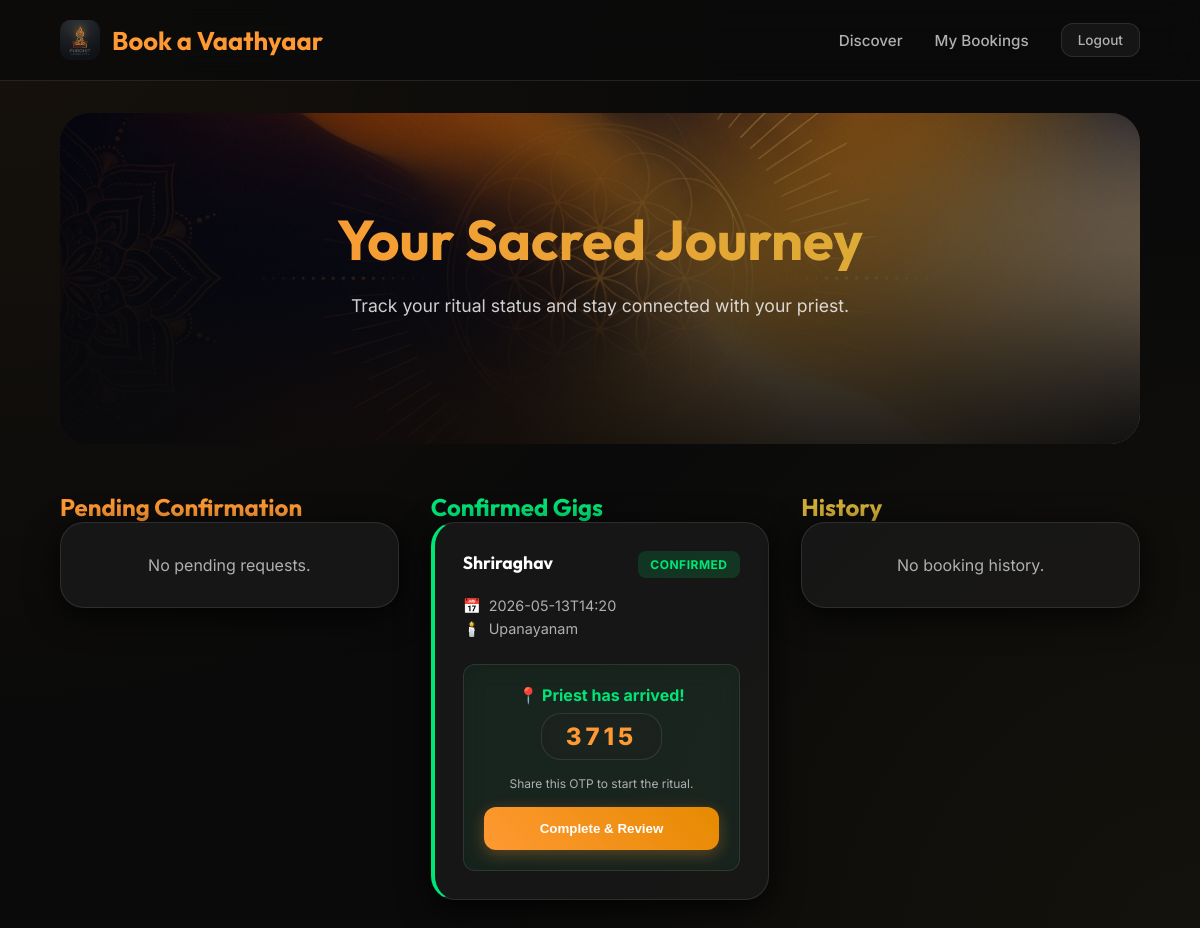
Page /my_bookings (signed in) on the committed database.
### models.py (models this page shows)
class Booking(db.Model):
    id = db.Column(db.Integer, primary_key=True)
    normal_user_id = db.Column(db.Integer, db.ForeignKey('user.id'), nullable=False)
    priest_id = db.Column(db.Integer, db.ForeignKey('user.id'), nullable=False)
    date = db.Column(db.String(20), nullable=False) # Store as string YYYY-MM-DD for simplicity
    location_address = db.Column(db.String(255), nullable=False)
    ritual = db.Column(db.String(100), nullable=False)
    amount = db.Column(db.Float, nullable=False)
    status = db.Column(db.String(20), default='awaiting') # 'awaiting', 'confirmed', 'rejected'
    otp = db.Column(db.String(10))
    tracking_status = db.Column(db.String(20), default='not_started') # 'not_started', 'started', 'reached', 'verified'
    priest_lat = db.Column(db.Float, nullable=True)
    priest_lng = db.Column(db.Float, nullable=True)
    is_finished = db.Column(db.Boolean, default=False)
    rating = db.Column(db.Integer, nullable=True) # 1-5 Optional
    review_comment = db.Column(db.Text, nullable=True)
    created_at = db.Column(db.DateTime, default=datetime.utcnow)
    normal_user = db.relationship('User', foreign_keys=[normal_user_id], backref='my_bookings')
    priest = db.relationship('User', foreign_keys=[priest_id], backref='my_gigs')

class User(UserMixin, db.Model):
    id = db.Column(db.Integer, primary_key=True)
    role = db.Column(db.String(20), nullable=False) # 'normal' or 'priest'
    name = db.Column(db.String(100), nullable=False)
    email = db.Column(db.String(100), unique=True, nullable=False)
    password_hash = db.Column(db.String(255), nullable=False)
    gotra = db.Column(db.String(50))
    sutra = db.Column(db.String(50))
    veda = db.Column(db.String(50))
    gender = db.Column(db.String(20))
    latitude = db.Column(db.Float)
    longitude = db.Column(db.Float)
    functions_rituals = db.Column(db.Text) # comma separated list string for simplicity

### app.py (the view)
@app.route('/my_bookings')
@login_required
def my_bookings():
    if current_user.role != 'normal': return redirect(url_for('index'))
    bookings = Booking.query.filter_by(normal_user_id=current_user.id).order_by(Booking.created_at.desc()).all()
    return render_template('normal_bookings.html', bookings=bookings)

### app.py (called while the page is built)
@login_manager.user_loader
def load_user(user_id):
    return User.query.get(int(user_id))

### templates/normal_bookings.html (shortened to what this page needs)
{% extends 'base.html' %}
{% block content %}
<div class="hero fade-in">
    <div class="hero-content">
        <h1>Your Sacred Journey</h1>
        <p style="color: rgba(255,255,255,0.8); font-size: 1.1rem; margin-bottom: 2rem;">Track your ritual status and stay connected with your priest.</p>
    </div>
</div>
<div class="dashboard-grid">
    <div class="fade-in" style="animation-delay: 0.1s;">
        <h2 class="column-header" style="color: var(--primary);">Pending Confirmation</h2>
        {% for b in bookings if b.status == 'awaiting' %}
        <div class="card glass" style="margin-bottom: 1.5rem; border-left: 4px solid var(--primary);">
            <div style="display: flex; justify-content: space-between; align-items: flex-start; margin-bottom: 1rem;">
                <h3 style="margin: 0; font-size: 1.1rem;">{{ b.priest.name }}</h3>
                <span class="badge badge-awaiting">Awaiting</span>
            </div>
            <div style="font-size: 0.9rem; color: var(--text-muted); line-height: 1.6;">
                <div style="display: flex; gap: 0.5rem;">📅 <span>{{ b.date }}</span></div>
                <div style="display: flex; gap: 0.5rem;">🕯️ <span>{{ b.ritual }}</span></div>
            </div>
        </div>
        {% else %}
        <div class="card glass" style="text-align: center; padding: 2rem;">
            <p style="color: var(--text-muted);">No pending requests.</p>
        </div>
        {% endfor %}
    </div>
    <div class="fade-in" style="animation-delay: 0.2s;">
        <h2 class="column-header" style="color: var(--success);">Confirmed Gigs</h2>
        {% for b in bookings if b.status == 'confirmed' %}
        <div class="card glass" style="margin-bottom: 1.5rem; border-left: 4px solid var(--success);">
            <div style="display: flex; justify-content: space-between; align-items: flex-start; margin-bottom: 1rem;">
                <h3 style="margin: 0; font-size: 1.1rem;">{{ b.priest.name }}</h3>
                <span class="badge badge-confirmed">Confirmed</span>
            </div>
            <div style="font-size: 0.9rem; color: var(--text-muted); line-height: 1.6; margin-bottom: 1.5rem;">
                <div style="display: flex; gap: 0.5rem;">📅 <span>{{ b.date }}</span></div>
                <div style="display: flex; gap: 0.5rem;">🕯️ <span>{{ b.ritual }}</span></div>
            </div>
            <div class="glass" style="padding: 1.25rem; background: rgba(0, 230, 118, 0.05); border-radius: 12px;">
                {% if not b.is_finished %}
                    {% if b.tracking_status == 'not_started' %}
                        <p style="margin: 0; font-size: 0.85rem; color: var(--text-muted); text-align: center;">
                            Waiting for the priest to start the journey.
                        </p>
                    {% elif b.tracking_status == 'reached' %}
                        <div style="text-align: center;">
                            <p style="color: var(--success); font-weight: 700; margin-bottom: 0.5rem;">📍 Priest has arrived!</p>
                            <div class="glass" style="display: inline-block; padding: 0.5rem 1.5rem; font-size: 1.5rem; font-weight: 800; color: var(--primary); letter-spacing: 4px; margin-bottom: 1rem;">
                                {{ b.otp }}
                            </div>
                            <p style="font-size: 0.75rem; color: var(--text-muted); margin-bottom: 1rem;">Share this OTP to start the ritual.</p>
                            <button class="btn btn-primary" style="width: 100%;" onclick="openReviewModal('{{ b.id }}')">
                                Complete & Review
                            </button>
                        </div>
                    {% endif %}
                {% endif %}
            </div>
        </div>
        {% else %}
        <div class="card glass" style="text-align: center; padding: 2rem;">
            <p style="color: var(--text-muted);">No confirmed bookings yet.</p>
        </div>
        {% endfor %}
    </div>
    <div class="fade-in" style="animation-delay: 0.3s;">
        <h2 class="column-header" style="color: var(--accent);">History</h2>
        {% for b in bookings if b.status == 'rejected' or b.is_finished %}
        <div class="card glass" style="margin-bottom: 1rem; opacity: 0.7;">
            <div style="display: flex; justify-content: space-between; align-items: center;">
                <strong style="font-size: 0.9rem;">{{ b.priest.name }}</strong>
                {% if b.status == 'rejected' %}
                    <span class="badge badge-rejected">Cancelled</span>
                {% else %}
                    <span class="badge badge-confirmed">Finished</span>
                {% endif %}
            </div>
            <p style="font-size: 0.8rem; color: var(--text-muted); margin-top: 0.5rem;">
                {{ b.ritual }} | {{ b.date }}
            </p>
        </div>
        {% else %}
        <div class="card glass" style="text-align: center; padding: 2rem;">
            <p style="color: var(--text-muted);">No booking history.</p>
        </div>
        {% endfor %}
    </div>
</div>
{% endblock %}
{% block scripts %}
<link rel="stylesheet" href="https://unpkg.com/leaflet@1.9.4/dist/leaflet.css" />
{% endblock %}

### static/css/style.css (style rules this page uses)
:root { --primary: #FF9933; --primary-hover: #E68A00; --accent: #D4AF37; --bg-dark: #0A0A0A; --bg-card: rgba(30, 30, 30, 0.6); --glass-border: rgba(255, 255, 255, 0.1); --text-main: #FFFFFF; --text-muted: #B0B0B0; --danger: #FF4D4D; --success: #00E676; --card-shadow: 0 8px 32px 0 rgba(0, 0, 0, 0.8); }
* { margin: 0; padding: 0; box-sizing: border-box; }
body { background-color: var(--bg-dark); background-image: radial-gradient(circle at 0% 0%, rgba(255, 153, 51, 0.05) 0%, transparent 50%), radial-gradient(circle at 100% 100%, rgba(212, 175, 55, 0.05) 0%, transparent 50%); color: var(--text-main); font-family: 'Inter', sans-serif; min-height: 100vh; display: flex; flex-direction: column; overflow-x: hidden; }
h1, h2, h3, .logo { font-family: 'Outfit', sans-serif; }
.glass { background: var(--bg-card); backdrop-filter: blur(12px); -webkit-backdrop-filter: blur(12px); border: 1px solid var(--glass-border); border-radius: 20px; }
.hero { position: relative; padding: 6rem 0; text-align: center; background: url('/static/images/hero_bg.png') no-repeat center center; background-size: cover; border-radius: 30px; margin-bottom: 3rem; overflow: hidden; }
.hero::before { content: ''; position: absolute; top: 0; left: 0; right: 0; bottom: 0; background: linear-gradient(to bottom, rgba(0,0,0,0.4), rgba(10,10,10,0.9)); }
.hero-content { position: relative; z-index: 1; max-width: 800px; margin: 0 auto; }
.hero h1 { font-size: 3.5rem; margin-bottom: 1.5rem; background: linear-gradient(45deg, var(--primary), var(--accent)); -webkit-background-clip: text; -webkit-text-fill-color: transparent; line-height: 1.1; }
.card { background: var(--bg-card); backdrop-filter: blur(10px); border-radius: 24px; padding: 1.75rem; border: 1px solid var(--glass-border); box-shadow: var(--card-shadow); transition: all 0.4s cubic-bezier(0.175, 0.885, 0.32, 1.275); }
.btn { display: inline-flex; align-items: center; justify-content: center; padding: 0.875rem 2rem; border-radius: 12px; font-weight: 600; cursor: pointer; transition: all 0.3s cubic-bezier(0.4, 0, 0.2, 1); text-decoration: none; border: none; gap: 0.5rem; }
.btn-primary { background: linear-gradient(45deg, var(--primary), var(--primary-hover)); color: white; box-shadow: 0 4px 15px rgba(255, 153, 51, 0.3); }
.dashboard-grid { display: grid; grid-template-columns: repeat(auto-fill, minmax(320px, 1fr)); gap: 2rem; }
.badge { padding: 0.4rem 0.8rem; border-radius: 8px; font-size: 0.75rem; font-weight: 700; text-transform: uppercase; letter-spacing: 0.5px; }
.badge-confirmed { background: rgba(0, 230, 118, 0.15); color: var(--success); }
.fade-in { animation: fadeIn 0.8s ease-out; }

### rows in the picture
Booking: priest.name "Shriraghav", date "2026-05-13T14:20", ritual "Upanayanam", otp "3715"
